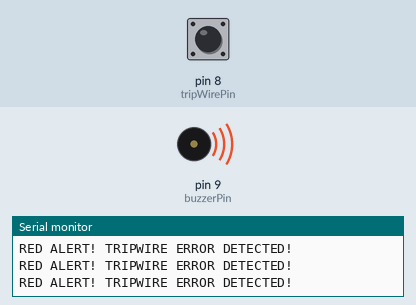
Simulated run of this sketch. Board: Arduino Uno, built with avr-gcc and run on an emulated ATmega328P. Shown: buzzer (waves = sounding), the last lines printed to the serial monitor. The test bench sets the inputs (shaded band); at power-on: pin 8 (tripWirePin) LOW.

Above: at 1.2 s.
1.3 s: pin 8 (tripWirePin) driven HIGH
At 2.0 s:
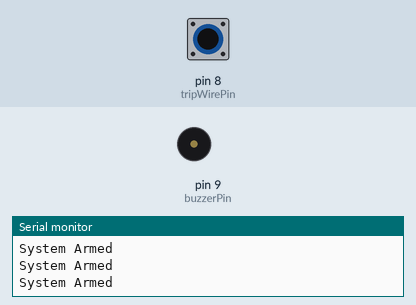
3.2 s: pin 8 (tripWirePin) driven LOW
At 4.0 s:
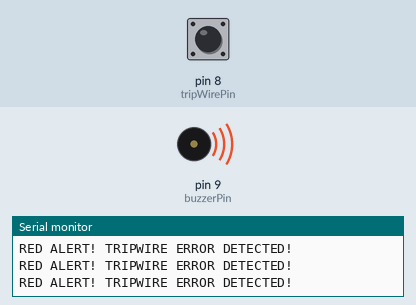
6.2 s: pin 8 (tripWirePin) pulsed HIGH 2 times (0.12 s each, 0.3 s apart)
At 7.2 s:
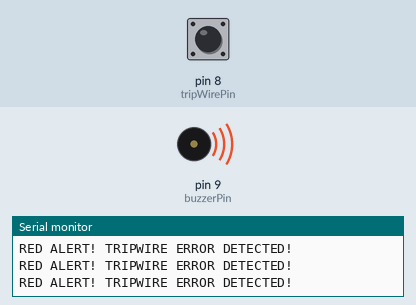
9.8 s: pin 8 (tripWirePin) pulsed HIGH 2 times (0.12 s each, 0.3 s apart)
At 10.7 s:
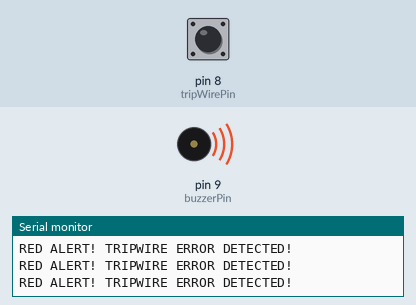
Timing chart, 0 to 12.8 s (numbered marks = the images above; inputs shaded):
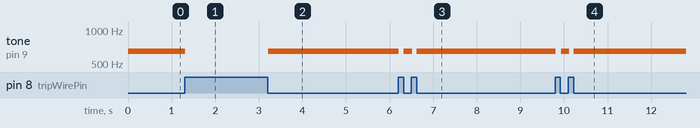

Measured:
- after the input at 1.3 s, tone on pin 9 (buzzerPin): 650 Hz → silent at once
- after the input at 3.2 s, tone on pin 9 (buzzerPin): silent → 650 Hz at once
- after the input at 6.2 s, tone on pin 9 (buzzerPin): alternates 650 Hz for 0.19 s and silent for 0.11 s, 4 changes in all, then stays 650 Hz, starting at once
- after the input at 9.8 s, tone on pin 9 (buzzerPin): alternates 650 Hz for 0.19 s and silent for 0.11 s, 4 changes in all, then stays 650 Hz, starting at once

The sketch:

Tripwire_Trap.ino
```cpp
//included library
//

//------------------------------------------------------------------------------


//pin veriable
//

int tripWirePin = 8;
int buzzerPin = 9;

//------------------------------------------------------------------------------


//defined veriable
//

//------------------------------------------------------------------------------


//defined arrays
//

//------------------------------------------------------------------------------


//defined functions
//

//------------------------------------------------------------------------------


//inital sketch setup
//

void setup() {
// Start serial monitor
  Serial.begin(9600);

}

//------------------------------------------------------------------------------


//main sketch loop
//

void loop() {

  if(digitalRead(tripWirePin) != 0) {
    Serial.println("System Armed");
  }
  else {
    tone(buzzerPin, 650, 1000);
    Serial.println("RED ALERT! TRIPWIRE ERROR DETECTED!");
    noTone(buzzerPin);
  }

// End of main sketch / loop delay
  delay(1);

}

//------------------------------------------------------------------------------
//------------------------------------------------------------------------------
```
